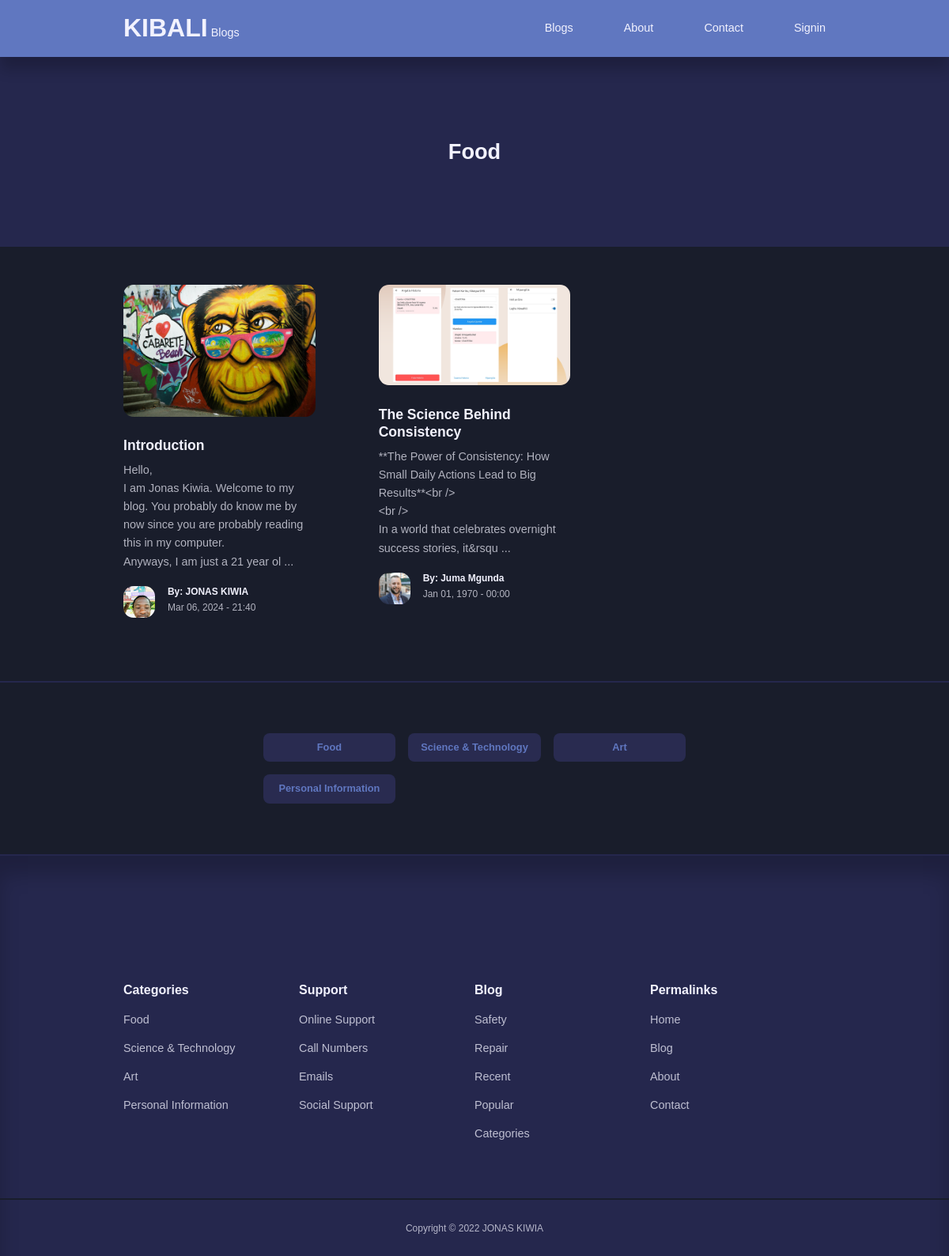
/category-posts.php?id=1, run on the app's committed database.
### tables this page shows
CREATE TABLE `categories` (
  `id` int(11) NOT NULL,
  `title` varchar(255) DEFAULT NULL,
  `description` text DEFAULT NULL
);

CREATE TABLE `posts` (
  `id` int(11) NOT NULL,
  `title` varchar(255) DEFAULT NULL,
  `body` text DEFAULT NULL,
  `thumbnail` varchar(255) DEFAULT NULL,
  `date_time` datetime DEFAULT NULL,
  `category_id` int(11) DEFAULT NULL,
  `author_id` int(11) DEFAULT NULL,
  `is_featured` tinyint(4) DEFAULT NULL
);

CREATE TABLE `users` (
  `id` int(11) NOT NULL,
  `firstname` varchar(255) DEFAULT NULL,
  `lastname` varchar(255) DEFAULT NULL,
  `username` varchar(255) DEFAULT NULL,
  `email` varchar(255) DEFAULT NULL,
  `password` varchar(255) DEFAULT NULL,
  `avatar` varchar(255) DEFAULT NULL,
  `is_admin` tinyint(4) DEFAULT NULL
);

### category-posts.php (the view, shortened to what this page needs)
<?php
    include 'partials/header.php';
    if(isset($_GET['id'])) {
        $id = filter_var($_GET['id'], FILTER_SANITIZE_NUMBER_INT);
        $query = "SELECT * FROM posts WHERE category_id=$id ORDER BY date_time DESC";
        $posts = mysqli_query($connection, $query);
    } else {
        header('location: ' . ROOT_URL . 'blog.php');
        die();
    }
?>
    <header class="category__title">
        <h2>
        <?php
                $category_query = "SELECT * FROM categories WHERE id=$id";
                $category_result = mysqli_query($connection, $category_query);
                $category = mysqli_fetch_assoc($category_result);
                echo $category['title'];
                ?>
        </h2>
    </header>
    <?php if(mysqli_num_rows($posts) > 0) :  ?>
    <section class="posts">
        <div class="container posts__container">
            <?php while ($post = mysqli_fetch_assoc($posts)) : ?>
            <article class="post">
                <div class="post__thumbnail">
                    <img src="./images/<?=$post['thumbnail']?>" >
                </div>
                <div class="post__info">
                    <h3 class="post__title">
                        <a href="<?= ROOT_URL ?>post.php?id=<?= $post['id']?>"><?=$post['title']?></a>
                    </h3>
                    <p class="post__body">
                        <?= substr(nl2br($post['body']), 0, 170) ?> ...
                    </p>
                    <div class="post__author">
                    <?php
                        $author_id = $post['author_id'];
                        $author_query = "SELECT * FROM users WHERE id=$author_id";
                        $author_result = mysqli_query($connection, $author_query);
                        $author = mysqli_fetch_assoc($author_result);
                    ?>
                        <div class="post__author-avatar">
                            <img src="./images/<?= $author['avatar'] ?>">
                        </div>
                        <div class="post__author-info">
                            <h5>By: <?= "{$author['firstname']} {$author['lastname']}" ?></h5>
                            <small><?= date("M d, Y - H:i", strtotime($post['date_time']))?></small>
                        </div>
            </div>
                </div>
            </article>
           <?php endwhile ?>
        </div>
    </section>
    <?php else : ?>
        <div class="alert__message error">
            <p>No Posts Found For This Category</p>
        </div>
    <?php endif?>
   <section class="category__buttons">
        <div class="container category__buttons-container">
            <?php
                $all_categories_query = "SELECT * FROM categories";
                $all_categories = mysqli_query($connection, $all_categories_query);
            ?>
            <?php while($category = mysqli_fetch_assoc($all_categories)) :  ?>
            <a href="<?= ROOT_URL ?>category-posts.php?id=<?= $category['id']?>" class="category__button"><?= $category['title']?></a>
            <?php endwhile?>
        </div>
    </section>
    <?php
    include 'partials/footer.php';
?>

### partials/footer.php (shortened to what this page needs)
 <footer>
        <div class="container footer__container">
            <article>
                 <h4>Categories</h4>
            <?php
                $all_categories_query = "SELECT * FROM categories";
                $all_categories = mysqli_query($connection, $all_categories_query);
            ?>
            <?php while($category = mysqli_fetch_assoc($all_categories)) :  ?>
                <ul>
                    <li>
                    <a href="<?= ROOT_URL ?>category-posts.php?id=<?= $category['id']?>"><?= $category['title']?></a>
                </li>
                </ul>
            <?php endwhile?>
            </article>
            <article>
                <h4>Support</h4>
                <ul>
                    <li><a href="contact.php">Online Support</a></li>
                    <li><a href="tel:+255748687340">Call Numbers</a></li>
                    <li><a href="mailto:jonaskiwia1@gmail.com">Emails</a></li>
                    <li><a href="contact.php">Social Support</a></li>
                </ul>
            </article>
            <article>
                <h4>Blog</h4>
                <ul>
                    <li><a href="">Safety</a></li>
                    <li><a href="">Repair</a></li>
                    <li><a href="">Recent</a></li>
                    <li><a href="">Popular</a></li>
                    <li><a href="">Categories</a></li>
                </ul>
            </article>
            <article>
                <h4>Permalinks</h4>
                <ul>
                    <li><a href="home.php">Home</a></li>
                    <li><a href="blog.php">Blog</a></li>
                    <li><a href="about.php">About</a></li>
                    <li><a href="contact.php">Contact</a></li>
                </ul>
            </article>
        </div>
        <div class="footer__copyright">
            <small>Copyright &copy; 2022 JONAS KIWIA</small>
        </div>
    </footer>
</body>
</html>

### css/style.css (style rules this page uses)
:root { --color-primary: #6077c0; --color-primary-light: hsl(242, 91%, 69%, 18%); --color-primary-variant: #5854c7; --color-red: #da0f3f; --color-red-light: hsl(346, 87%, 46%, 15%); --color-green: #00c476; --color-green-light: hsl(156, 100%, 38%, 15%); --color-gray-900: #25274D; --color-gray-700: #2d2b7c; --color-gray-300: rgba(242, 242, 254, 0.3); --color-gray-200: rgba(242, 242, 254, 0.7); --color-white: #f2f2fe; --color-bg: #191d2b; --transition: all 300ms ease; --container-width-lg: 74%; --container-width-md: 88%; --form-width: 40%; --card-border-radius-1: 0.3rem; --card-border-radius-2: 0.5rem; --card-border-radius-3: 0.8rem; --card-border-radius-4: 2rem; --card-border-radius-5: 5rem; }
* { margin: 0; padding: 0; outline: 0; border: 0; appearance: 0; list-style: none; text-decoration: none; box-sizing: border-box; }
body { font-family: 'Trebuchet MS', 'Lucida Sans Unicode', 'Lucida Grande', 'Lucida Sans', Arial, sans-serif; line-height: 1.6; color: var(--color-gray-200); overflow-x: hidden; background: var(--color-bg); font-size: 0.9rem; }
.container { width: var(--container-width-lg); max-width: 1800px; margin-inline: auto; }
section { margin-top: 3rem; width: 100vw; }
h1, h2, h3, h4, h5 { color: var(--color-white); line-height: 1.3; }
h2 { font-size: 1.7rem; margin: 1rem 0; }
h3 { font-size: 1.1rem; margin: 0.8rem 0 0.5rem; }
h4 { font-size: 1rem; }
a { color: var(--color-white); transition: var(--transition); }
img { display: block; width: 100%; object-fit: cover; }
.category__button { background: var(--color-primary-light); color: var(--color-primary); display: inline-block; padding: 0.5rem 1rem; border-radius: var(--card-border-radius-2); font-weight: 600; font-size: 0.8rem; text-align: center; }
.post__thumbnail { border-radius: var(--card-border-radius-3); border: none; overflow: hidden; margin-bottom: 1.6rem; }
.post__author { display: flex; gap: 1rem; margin-top: 1.2rem; }
.post__author-avatar { width: 2.5rem; height: 2.5rem; border-radius: var(--card-border-radius-3); overflow: hidden; }
.posts__container { display: grid; grid-template-columns: repeat(3, 1fr); gap: 5rem; margin-bottom: 5rem; }
.category__buttons { padding: 4rem 0; border-top: 2px solid var(--color-gray-900); border-bottom: 2px solid var(--color-gray-900); }
.category__buttons-container { width: fit-content; display: grid; grid-template-columns: repeat(3, 1fr); gap: 1rem; }
footer { background: var(--color-gray-900); padding: 5rem 0 0; box-shadow: inset 0 1.5rem 1.5rem rgba(0, 0, 0, 0.2); }
.footer__container { display: grid; grid-template-columns: repeat(4, 1fr); }
footer h4 { color: var(--color-white); margin-bottom: 0.6rem; }
footer ul li { padding: 0.4rem 0; }
footer ul a { opacity: 0.75; }
.footer__copyright { text-align: center; padding: 1.5rem 0; border-top: 2px solid var(--color-bg); margin-top: 4rem; }
.category__title { height: 15rem; margin-top: 4.5rem; background: var(--color-gray-900); display: grid; place-items: center; }

### data on the page
categories: title "Food"
posts: thumbnail (picture), title "Introduction", body "Hello, I am Jonas Kiwia. Welcome to my blog. You probably do know me by now since you are probably reading this in my computer. Anyways, I am just a 21 year ol", author.avatar (picture), author.firstname "JONAS", author.lastname "KIWIA", date_time "Mar 06, 2024 - 21:40"
posts: thumbnail (picture), title "The Science Behind Consistency", body "**The Power of Consistency: How Small Daily Actions Lead to Big Results**<br /> <br /> In a world that celebrates overnight success stories, it&rsqu", author.avatar (picture), author.firstname "Juma", author.lastname "Mgunda", date_time "Jan 01, 1970 - 00:00"
categories: title "Science & Technology"
categories: title "Art"
categories: title "Personal Information"
